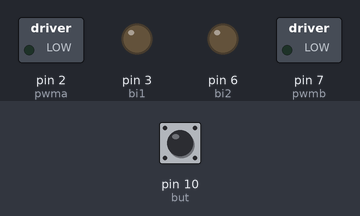
The sketch below on a simulated Arduino Uno, built with avr-gcc and run on an emulated ATmega328P. Parts: switched loads named in the sketch (green lamp = pin HIGH), output pins drawn as LEDs (lit = HIGH). The test bench sets the inputs (shaded band); at power-on: pin 10 (but) HIGH. Pins used as bus, display or sensor lines are not drawn.

Above: at 1.2 s.
1.3 s: pin 10 (but) pulled LOW for 0.15 s
At 2.0 s:
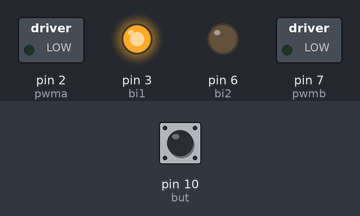
Timing chart, 0 to 4.3 s (numbered marks = the images above; inputs shaded):
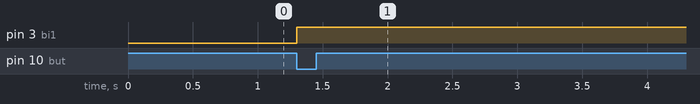

The sketch:

Drive.ino
```cpp
/*
  Lab 9: Drive Robot

  Using the code developed in lab 8, we will make the robot dive across distances

  I have split each action for this lab into functions, making coding easier.

  For the analog inputs, every GPIO pin is capabile of PWM, so every GP pin can be analogRead() or analogWrite()

  We are using the GP numbers on the pinout diagram found here: https://www.raspberrypi.com/documentation/microcontrollers/raspberry-pi-pico.html

  Unlike the pins on the board, the GP pin numbers start at 0, making the board index from 0-39.


*/
//Initalize to GP pins
int ai1 = 0;
int ai2 = 1;
int bi1 = 3;
int bi2 = 6;
int pwma = 2;
int pwmb = 7;
int but = 10;
int count = 0;

void setup()
{

  Serial.begin (9600);        //set up a serial connection with the computer TESTING PURPOSES


  //All outputs to drive mototrs
  pinMode(ai1, OUTPUT);
  pinMode(ai2, OUTPUT);
  pinMode(bi1, OUTPUT);
  pinMode(bi2, OUTPUT);
  pinMode(pwma, OUTPUT);
  pinMode(pwmb, OUTPUT);
  pinMode(but, INPUT_PULLUP);
}

void forward( int power, int gotime)
{
  digitalWrite(ai1, HIGH);
  digitalWrite(ai2, LOW);
  digitalWrite(bi1, HIGH);
  digitalWrite(bi2, LOW);

  analogWrite(pwmb, power + 10);
  analogWrite(pwma, power);
  delay(gotime);
}

void backwards( int power,int gotime)
{
  digitalWrite(ai1, LOW);
  digitalWrite(ai2, HIGH);
  digitalWrite(bi1, LOW);
  digitalWrite(bi2, HIGH);

  analogWrite(pwmb, power);
  analogWrite(pwma, power);
  delay(gotime);
}

void left( int power, int gotime)
{
  digitalWrite(ai1, HIGH);
  digitalWrite(ai2, LOW);
  digitalWrite(bi1, LOW);
  digitalWrite(bi2, HIGH);

  analogWrite(pwma, power);
  analogWrite(pwmb, power);
  delay(gotime);
}

void right( int power, int gotime)
{
  digitalWrite(ai1, LOW);
  digitalWrite(ai2, HIGH);
  digitalWrite(bi1, HIGH);
  digitalWrite(bi2, LOW);

  analogWrite(pwma, power);
  analogWrite(pwmb, power);
  delay(gotime);
}

void nogo(int wait)
{
  digitalWrite(ai1, LOW);
  digitalWrite(ai2, LOW);
  digitalWrite(bi1, LOW);
  digitalWrite(bi2, LOW);

  analogWrite(pwma, 0);
  analogWrite(pwmb, 0);
  delay(wait);
}
void arch(int gotime)
{
  digitalWrite(ai1, HIGH);
  digitalWrite(ai2, LOW);
  digitalWrite(bi1, HIGH);
  digitalWrite(bi2, LOW);

  analogWrite(pwmb, 125);
  analogWrite(pwma, 100);
  delay(gotime);
  analogWrite(pwmb, 0);
  analogWrite(pwma, 0);

}


void loop()
{
//  forward(100, 10000);
//  right(100, 1100);
//  forward(100, 10000);
//  right(100, 1100);
//  forward(100, 10000);
//  left(100, 1100);
//  forward(100, 10000);

    if(digitalRead(but)==LOW && count == 0)
    {
      arch(5000);
      count++;
    }
    else if(digitalRead(but) == HIGH)
    {
      count = 0;
    }


}
```

Measured:
- after the input at 1.3 s, pin 3 (bi1): LOW → HIGH at once
